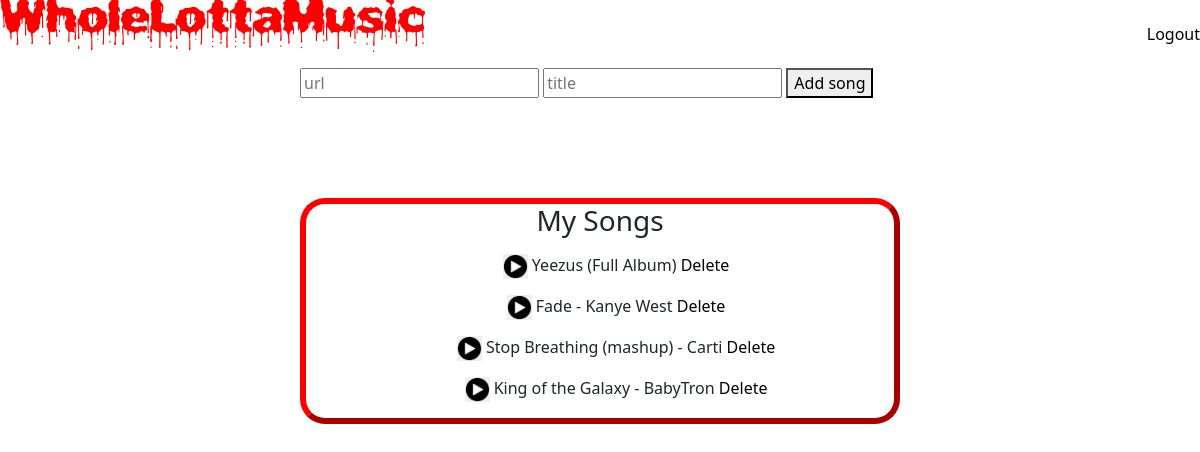
Before: /main (signed in) with the older database file.
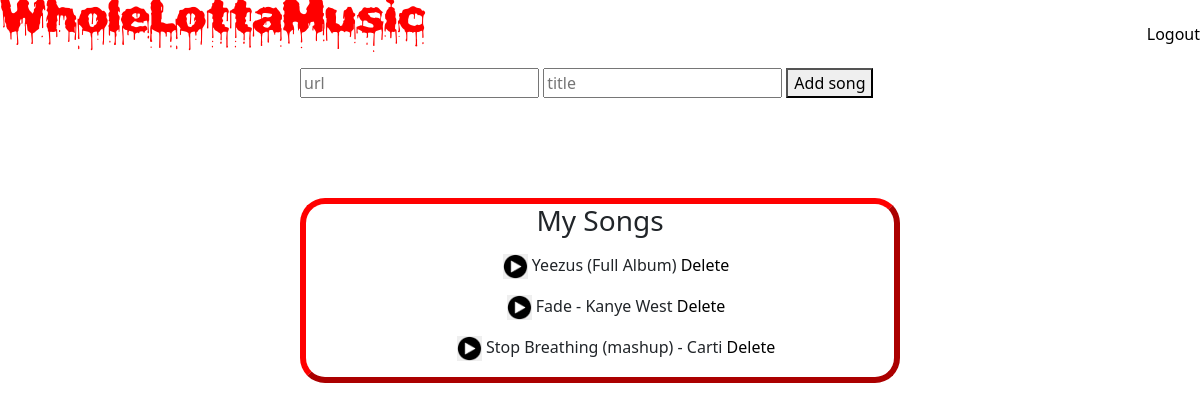
After: the same page with the newer database file.
### tables this page shows
CREATE TABLE SONGS (
        USERNAME   TEXT    NOT NULL,
        TITLE   TEXT    NOT NULL,
        URL   TEXT    NOT NULL
        );

### app/routes.py (the view, shortened to what this page needs)
@app.route('/main', methods=['Get', 'POST'])
def main():
    if session.get('username') == None:
        return redirect(url_for('login'))
    db = connect_to_db()
    cur = db.cursor()
    songs = cur.execute('SELECT TITLE, URL FROM SONGS WHERE USERNAME=?', [session['username']]).fetchall()
    db.close()
    return render_template('main.html', songs=songs)

### app/routes.py (called while the page is built)
def connect_to_db():
    conn = sqlite3.connect('app.db')
    return conn

### app/templates/main.html
{% extends "base.html" %}
{% block head %}
    <link rel="stylesheet" href="../static/auth.css">
{% endblock %}
{% block content %}
    <div class="nav">
        <div class="nav-left">
            <h1>WholeLottaMusic</h1>
        </div>
        <div class="nav-right">
            <a href="{{url_for('logout')}}">Logout</a>
        </div>
    </div>
    <div class="add-song">
        <form method="post">
            <input type="text" placeholder="url" name="url" required>
            <input type="text" placeholder="title" name="title">
            <button type="submit">Add song</button>
        </form>
    </div>
    <div class="my-songs">
        <h3>My Songs</h3>
        <ul>
            {% for song in songs %}
                <li>
                    <a href="{{ song[1] }}" target="_blank" rel="noopener noreferrer"><img src="../static/play.png" height="25px"></a>
                    {{ song[0] }}
                    <a href="/delete/{{ song[0] }}">Delete</a>
                </li>
            {% endfor %}
        </ul>
    </div>
{% endblock %}

### app/templates/base.html (shortened to what this page needs)
<!DOCTYPE html>
<html lang="en">
    <head>
        <link href="https://cdn.jsdelivr.net/npm/bootstrap@5.2.0-beta1/dist/css/bootstrap.min.css" rel="stylesheet">
        {% block head %} {% endblock %}
    </head>
    <body>
        {% block content %}
        {% endblock %}
    </body>
</html>

### app/static/auth.css (style rules this page uses)
h1 { font-family: myFirstFont; color: red; font-size: 50px; }
.nav { display: flex; justify-content: space-between; }
.nav-right { display: flex; align-items: center; }
a { text-decoration: none; color: black; }
ul { list-style-type: none; }
li { margin: 15px; }
.add-song { width: 50%; margin: auto; margin-bottom: 100px; }
.my-songs { width: 50%; margin: auto; text-align: center; border: 6px outset red; border-radius: 25px; }

Changed rows visible on the page:
removed SONGS: TITLE "King of the Galaxy - BabyTron"
